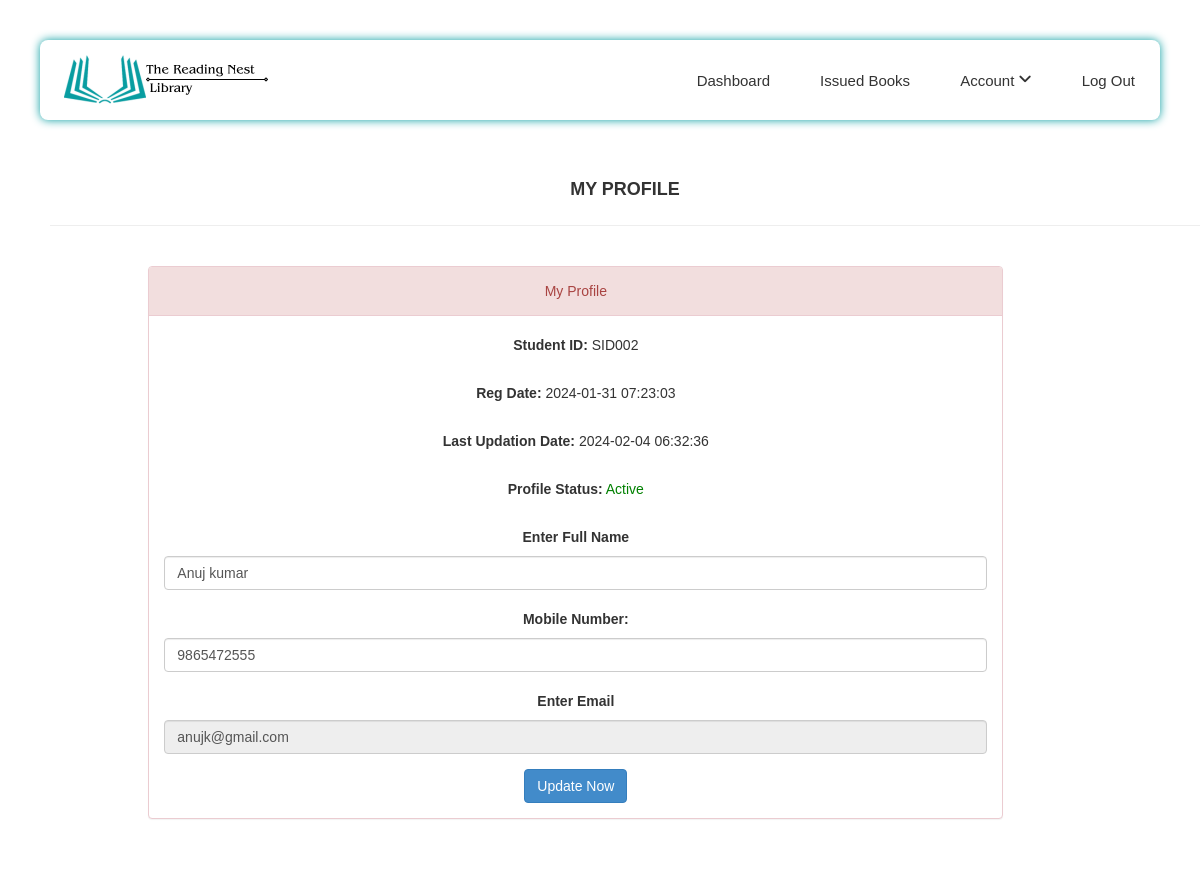
Page /library/my-profile.php (signed in) on the committed database.
### tables this page shows
CREATE TABLE `tblstudents` (
  `id` int(11) NOT NULL,
  `StudentId` varchar(100) DEFAULT NULL,
  `FullName` varchar(120) DEFAULT NULL,
  `EmailId` varchar(120) DEFAULT NULL,
  `MobileNumber` char(11) DEFAULT NULL,
  `Password` varchar(120) DEFAULT NULL,
  `Status` int(1) DEFAULT NULL,
  `RegDate` timestamp NULL DEFAULT current_timestamp(),
  `UpdationDate` timestamp NULL DEFAULT NULL ON UPDATE current_timestamp()
);

### library/my-profile.php (the view, shortened to what this page needs)
<?php
include('includes/config.php');
if (strlen($_SESSION['login']) == 0) {
    header('location:index.php');
} else {
?>
<!DOCTYPE html>
<html xmlns="http://www.w3.org/1999/xhtml">
<head>
    <link href="assets/css/bootstrap.css" rel="stylesheet" />
    <link href="assets/css/font-awesome.css" rel="stylesheet" />
    <link href="assets/css/style.css" rel="stylesheet" />
</head>
<body>
    <?php include('includes/userhead.php'); ?>
    <div class="content-wrapper">
        <div class="container">
            <div class="row pad-botm">
                <div class="col-md-12">
                    <h4 class="header-line">My Profile</h4>
                </div>
            </div>
            <div class="row">
                <div class="col-md-9 col-md-offset-1">
                    <div class="panel panel-danger">
                        <div class="panel-heading">
                            My Profile
                        </div>
                        <div class="panel-body">
                            <form name="signup" method="post">
                                <?php
                                $sid = $_SESSION['stdid'];
                                $sql = "SELECT StudentId, FullName, EmailId, MobileNumber, RegDate, UpdationDate, Status FROM tblstudents WHERE StudentId = :sid";
                                $query = $dbh->prepare($sql);
                                $query->bindParam(':sid', $sid, PDO::PARAM_STR);
                                $query->execute();
                                $results = $query->fetchAll(PDO::FETCH_OBJ);
                                if ($query->rowCount() > 0) {
                                    foreach ($results as $result) {
                                ?>
                                <div class="form-group">
                                    <label>Student ID:</label>
                                    <?php echo htmlentities($result->StudentId); ?>
                                </div>
                                <div class="form-group">
                                    <label>Reg Date:</label>
                                    <?php echo htmlentities($result->RegDate); ?>
                                </div>
                                <?php if ($result->UpdationDate != "") { ?>
                                    <div class="form-group">
                                        <label>Last Updation Date:</label>
                                        <?php echo htmlentities($result->UpdationDate); ?>
                                    </div>
                                <?php } ?>
                                <div class="form-group">
                                    <label>Profile Status:</label>
                                    <?php if ($result->Status == 1) { ?>
                                        <span style="color: green">Active</span>
                                    <?php } else { ?>
                                        <span style="color: red">Blocked</span>
                                    <?php } ?>
                                </div>
                                <div class="form-group">
                                    <label>Enter Full Name</label>
                                    <input class="form-control" type="text" name="fullanme" value="<?php echo htmlentities($result->FullName); ?>" autocomplete="off" required />
                                </div>
                                <div class="form-group">
                                    <label>Mobile Number:</label>
                                    <input class="form-control" type="text" name="mobileno" maxlength="10" value="<?php echo htmlentities($result->MobileNumber); ?>" autocomplete="off" required />
                                </div>
                                <div class="form-group">
                                    <label>Enter Email</label>
                                    <input class="form-control" type="email" name="email" id="emailid" value="<?php echo htmlentities($result->EmailId); ?>" autocomplete="off" required readonly />
                                </div>
                                <?php } } ?>
                                <button type="submit" name="update" class="btn btn-primary" id="submit">Update Now</button>
                            </form>
                        </div>
                    </div>
                </div>
            </div>
        </div>
    </div>
</body>
</html>
<?php } ?>

### library/assets/css/style.css (style rules this page uses)
.content-wrapper { margin-top: 40px; min-height:800px; padding-bottom:90px; }
.header-line { font-weight:900; padding-bottom:25px; border-bottom:1px solid #eeeeee; text-transform:uppercase; }
.pad-botm { padding-bottom:30px; }

### library/includes/userhead.php (style rules this page uses)
* { box-sizing: border-box; font-family: "Poppins", sans-serif; }
body { margin: 0; padding: 40px; background-color: var(--secondary-color); font-family: "Poppins", sans-serif; }
.container { max-width: var(--max-width); margin: auto; text-align: center; padding: 1rem; }

### rows in the picture
tblstudents: StudentId "SID002", RegDate "2024-01-31 07:23:03", UpdationDate "2024-02-04 06:32:36", Status "Active", fullanme "Anuj kumar", mobileno "9865472555", email "anujk@gmail.com"
